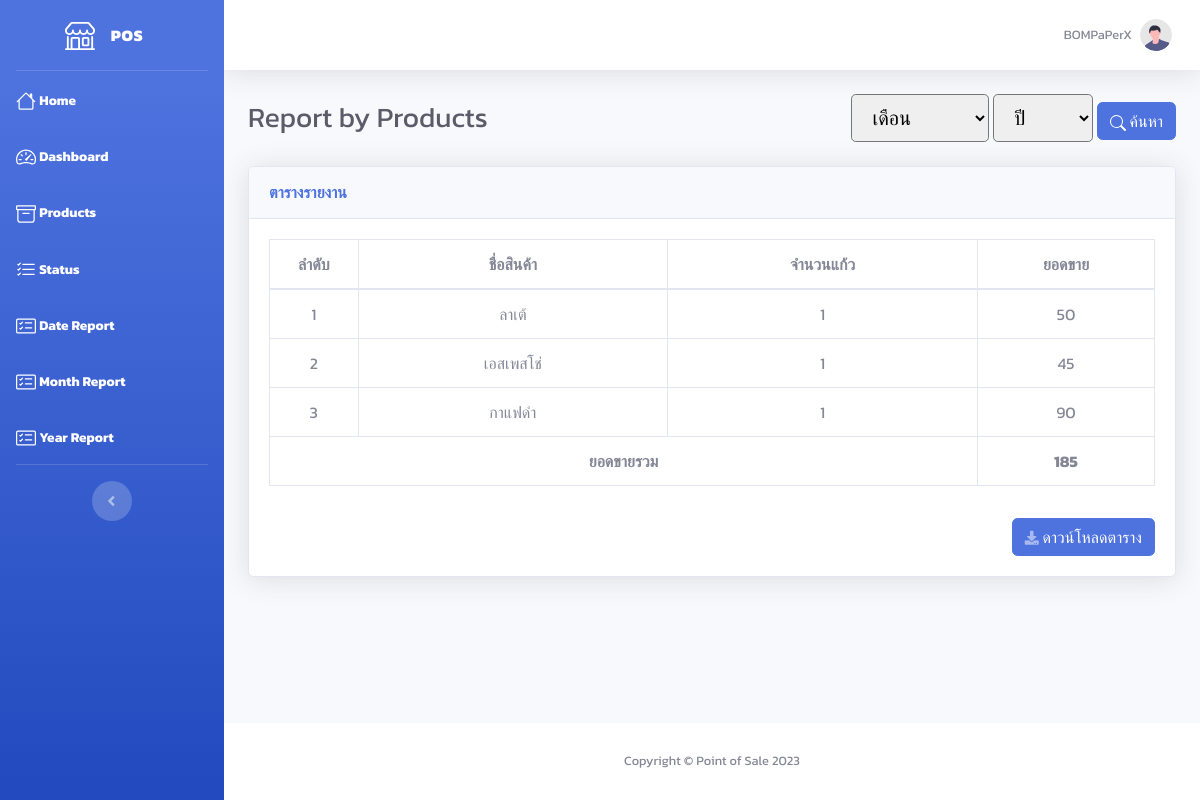
Page /report_product.php (signed in) on the earlier database version.
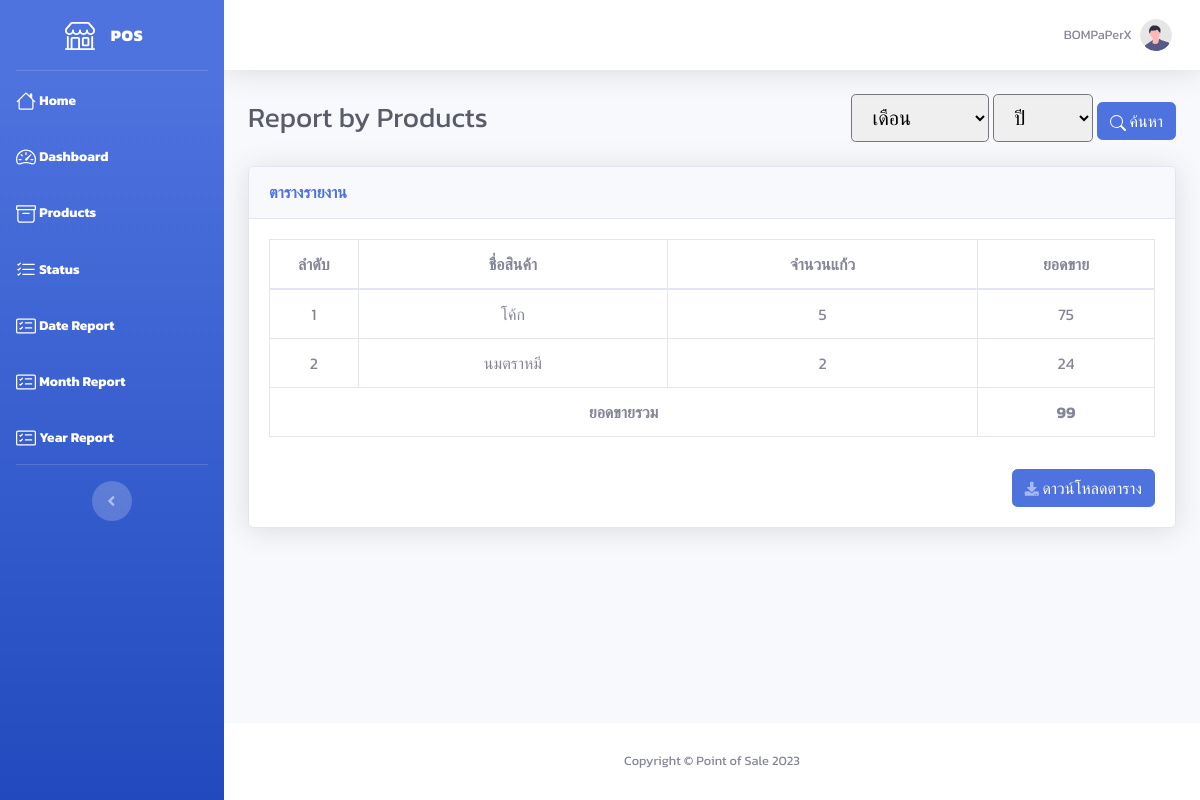
Same page on the later database version.
### tables this page shows
CREATE TABLE `product` (
  `product_id` int(10) NOT NULL,
  `type_id` int(10) NOT NULL,
  `user_id` int(10) NOT NULL,
  `name` varchar(255) NOT NULL,
  `description` text NOT NULL,
  `price` int(10) NOT NULL,
  `discount` int(10) NOT NULL,
  `img_path` text NOT NULL
);

### report_product.php (the view, shortened to what the changed rows need)
<!DOCTYPE html>
<html lang="en">
<?php
require 'include/connect.php';
include 'include/header.php';
$user_id = $_SESSION['user_id'];
$report_data = $connect->prepare("SELECT * FROM product INNER JOIN record ON product.product_id = record.product_id INNER JOIN payment ON record.no_receipt = payment.no_receipt WHERE user_id = '$user_id' GROUP BY product.product_id");
$report_data->execute();
$row_report = $report_data->fetchAll(PDO::FETCH_ASSOC);
?>
<body id="page-top">
    <div id="wrapper">
        <div id="content-wrapper" class="d-flex flex-column">
            <div id="content">
                <div class="container-fluid">
                    <div class="d-sm-flex align-items-center justify-content-between mb-4">
                        <h1 class="h3 mb-0 text-gray-800">Report by Products</h1>
                    </div>
                    <div class="card shadow mb-4">
                        <div class="card-body">
                            <div class="table-responsive">
                                <table class="table table-bordered" id="Table" width="100%" cellspacing="0">
                                    <thead>
                                        <tr>
                                            <th width="10%" class="text-center">ลำดับ</th>
                                            <th width="35%" class="text-center">ชื่อสินค้า</th>
                                            <th width="35%" class="text-center">จำนวนแก้ว</th>
                                            <th width="20%" class="text-center">ยอดขาย</th>
                                        </tr>
                                    </thead>
                                    <tbody>
                                        <?php
                                        $all_price = 0;
                                        $j = 1;
                                        foreach ($row_report as $row) {
                                            $price = $connect->prepare("SELECT net_price, quantity FROM record INNER JOIN payment ON record.no_receipt = payment.no_receipt WHERE product_id = '" . $row['product_id'] . "'");
                                            $price->execute();
                                            $row_price = $price->fetchAll(PDO::FETCH_ASSOC);
                                            $total_price = 0;
                                            $total_quantity = 0;
                                            foreach ($row_price as $rp) {
                                                $total_price += $rp['net_price'] * $rp['quantity'];
                                                $total_quantity += $rp['quantity'];
                                            }
                                            $all_price += $total_price;
                                        ?>
                                            <tr>
                                                <td class="text-center"><?= $j++ ?></td>
                                                <td class="text-center"><?= $row['name'] ?></td>
                                                <td class="text-center"><?= $total_quantity ?></td>
                                                <td class="text-center"><?= $total_price ?></td>
                                            </tr>
                                        <?php } ?>
                                    </tbody>
                                    <tfoot>
                                        <tr>
                                            <th colspan="3" class="text-center">ยอดขายรวม</th>
                                            <th class="text-center"><?= $all_price ?></th>
                                        </tr>
                                    </tfoot>
                                </table>
                            </div>
                        </div>
                    </div>
                </div>
            </div>
        </div>
    </div>
</body>
</html>

Differences in the rows shown:
removed product: name "ลาเต้", total_quantity "1", total_price "50"
removed product: name "เอสเพสโช่", total_quantity "1", total_price "45"
removed product: name "กาแฟดำ", total_quantity "1", total_price "90"
added product: name "โค้ก", total_quantity "5", total_price "75"
added product: name "นมตราหมี", total_quantity "2", total_price "24"
Other differences:
$all_price: "185" → "99"
